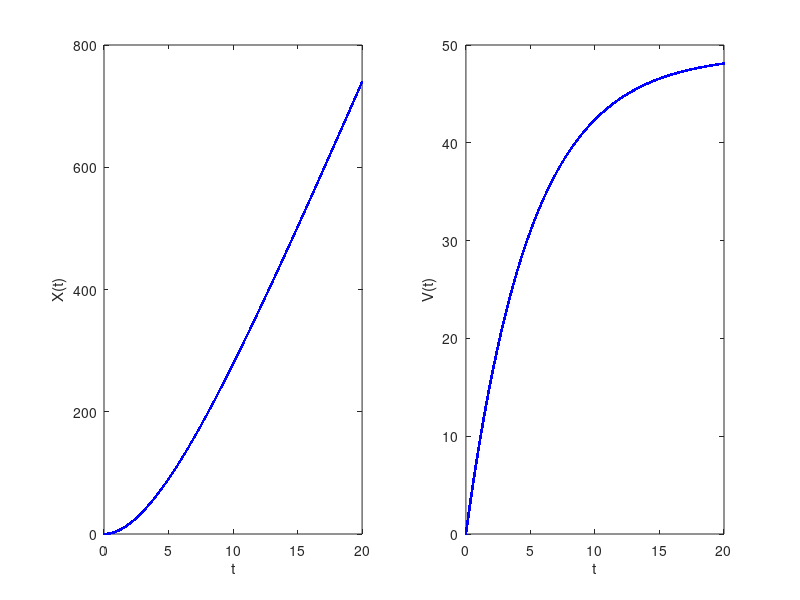

MATLAB code for this plot:
t= linspace (0,20, 100000);
y=  49*t + (245*exp(-t/5)) -245;
y1 = @(t) 49*t + (245*exp(-t/5)) -245;

v = 49*(1-exp(-t/5));
v1 = @(t) 49*(1-exp(-t/5));


f = @(t) y1(t) - 300;
solut = fzero (f, 5)

figure(1)
subplot(1,2,1)
plot(t,y, 'linewidth', 2, "b.")
xlabel('t')
ylabel('X(t)')

%figure(2)
subplot(1,2,2)
plot(t,v, 'linewidth', 2, "b.")
xlabel('t')
ylabel('V(t)')
